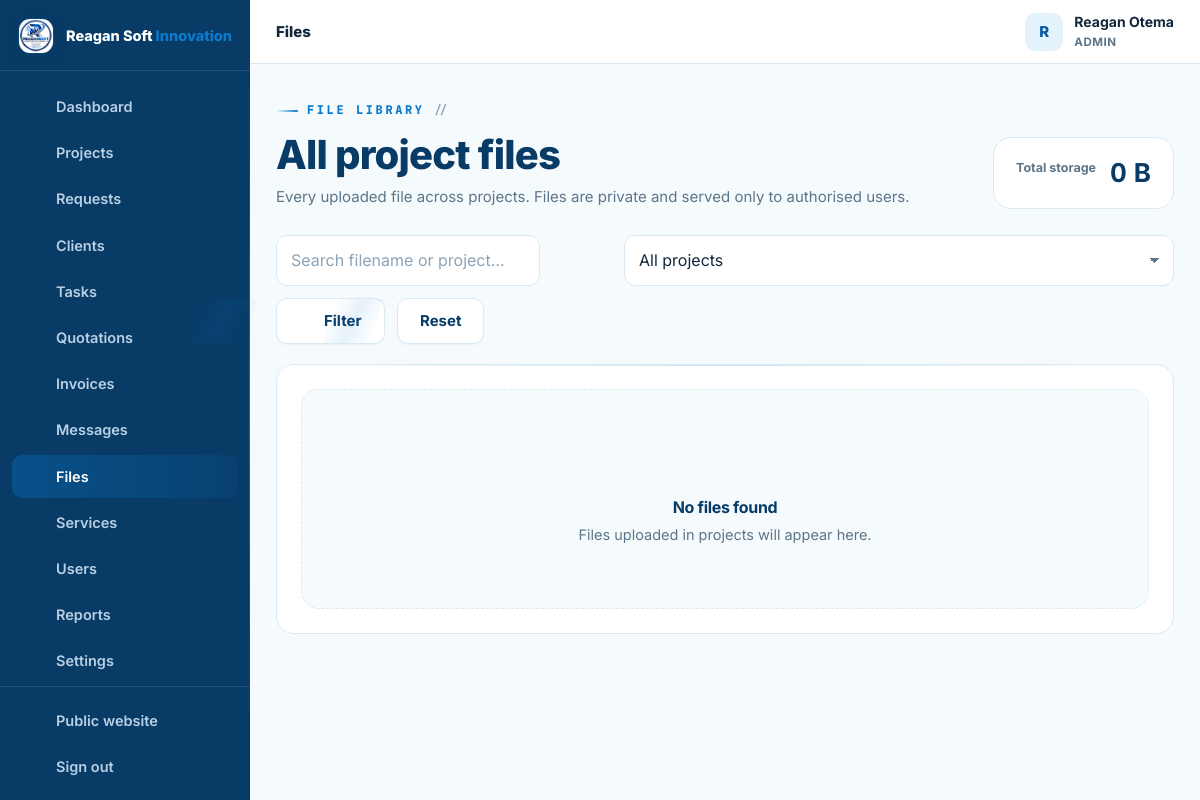
Screenshot of /admin/files.php (signed in) with the database file from the repository.
### tables this page shows
CREATE TABLE IF NOT EXISTS users (
  id INT UNSIGNED AUTO_INCREMENT PRIMARY KEY,
  full_name VARCHAR(150) NOT NULL,
  email VARCHAR(190) NOT NULL UNIQUE,
  phone VARCHAR(40) NULL,
  password_hash VARCHAR(255) NOT NULL,
  role ENUM('admin','staff','client') NOT NULL DEFAULT 'client',
  company VARCHAR(190) NULL,
  address VARCHAR(255) NULL,
  avatar VARCHAR(255) NULL,
  active TINYINT(1) NOT NULL DEFAULT 1,
  failed_logins INT UNSIGNED NOT NULL DEFAULT 0,
  locked_until DATETIME NULL,
  last_login_at DATETIME NULL,
  created_at TIMESTAMP DEFAULT CURRENT_TIMESTAMP,
  updated_at TIMESTAMP DEFAULT CURRENT_TIMESTAMP ON UPDATE CURRENT_TIMESTAMP,
  INDEX idx_users_role (role),
  INDEX idx_users_active (active)
);

### config/config.php (called while the page is built, shortened)
<?php
function db(): PDO {
    static $pdo = null;
    if ($pdo === null) {
        try {
            $pdo = new PDO(
                'mysql:host=' . DB_HOST . ';dbname=' . DB_NAME . ';charset=utf8mb4',
                DB_USER,
                DB_PASS,
                [
                    PDO::ATTR_ERRMODE            => PDO::ERRMODE_EXCEPTION,
                    PDO::ATTR_DEFAULT_FETCH_MODE => PDO::FETCH_ASSOC,
                    PDO::ATTR_EMULATE_PREPARES   => false,
                    PDO::ATTR_STRINGIFY_FETCHES  => false,
                    PDO::ATTR_TIMEOUT            => 5,
                    PDO::MYSQL_ATTR_INIT_COMMAND => "SET time_zone = '+03:00', NAMES utf8mb4 COLLATE utf8mb4_unicode_ci",
                ]
            );
        } catch (PDOException $e) {
            db_connection_failed($e);
        }
    }
    return $pdo;
}
function e(mixed $value): string {
    return htmlspecialchars((string)($value ?? ''), ENT_QUOTES, 'UTF-8');
}
function flash(string $key, ?string $value = null): ?string {
    $msg = $_SESSION['flash'][$key] ?? null;
    return $msg;
}
function app_url(string $path = ''): string {
    return APP_URL . ($path === '' ? '' : '/' . ltrim($path, '/'));
}
function current_user(): ?array {
    static $user = false;
    if ($user === false) {
        if (empty($_SESSION['user_id'])) {
            $user = null;
        } else {
            $st = db()->prepare('SELECT * FROM users WHERE id = ? AND active = 1 LIMIT 1');
            $st->execute([(int)$_SESSION['user_id']]);
            $user = $st->fetch() ?: null;
        }
    }
    return $user;
}
function is_logged_in(): bool {
    return current_user() !== null;
}
function user_role(): ?string {
    $u = current_user();
    return $u['role'] ?? null;
}
function require_login(): void {
    if (!is_logged_in()) {
        $_SESSION['intended'] = $_SERVER['REQUEST_URI'] ?? '';
        flash('error', 'Please sign in to continue.');
        redirect(app_url('login.php'));
    }
}
function require_staff(): void {
    require_login();
}
require_once __DIR__ . '/../inc/functions.php';

### admin/files.php (the view, shortened to what this page needs)
<?php
require __DIR__ . '/../config/config.php';
require_staff();
$pdo = db();
$q = trim($_GET['q'] ?? '');
$folder = $_GET['folder'] ?? '';
$page = max(1, (int)($_GET['page'] ?? 1));
$perPage = 20;
$where = ['1=1'];
$params = [];
$whereSql = implode(' AND ', $where);
$count = $pdo->prepare("SELECT COUNT(*) c FROM project_files f JOIN projects p ON p.id = f.project_id JOIN users u ON u.id = f.uploader_id WHERE $whereSql");
$count->execute($params);
$pg = paginate((int)$count->fetch()['c'], $perPage, $page);
$sql = "SELECT f.*, u.full_name AS uploader_name, u.role AS uploader_role, p.title AS project_title, p.ref_no, p.id AS project_id
        FROM project_files f
        JOIN projects p ON p.id = f.project_id
        JOIN users u ON u.id = f.uploader_id
        WHERE $whereSql
        ORDER BY f.created_at DESC
        LIMIT $perPage OFFSET {$pg['offset']}";
$stm = $pdo->prepare($sql); $stm->execute($params);
$files = $stm->fetchAll();
$base = 'files.php?q=' . urlencode($q) . '&folder=' . urlencode($folder);
$totalBytes = (float)$pdo->query("SELECT COALESCE(SUM(size_bytes),0) s FROM project_files")->fetch()['s'];
function human_bytes(float $bytes): string {
    return (int)$bytes . ' B';
}
dashboard_head(['title' => 'Files', 'active' => 'files', 'crumb' => 'Files']);
?>
<div class="dash-head">
  <div>
    <span class="eyebrow">File library</span>
    <h2>All project files</h2>
    <p class="sub">Every uploaded file across projects. Files are private and served only to authorised users.</p>
  </div>
  <div class="stat"><small>Total storage</small><strong><?= human_bytes($totalBytes) ?></strong></div>
</div>
<form class="toolbar" method="get" action="files.php">
  <div class="field" style="margin:0;flex-grow:1;max-width:360px">
    <input class="input" id="q" name="q" type="search" placeholder="Search filename or project…" value="<?= e($q) ?>">
  </div>
  <div class="field" style="margin:0"><label class="visually-hidden" for="folder">Project</label>
    <select class="select" id="folder" name="folder">
      <option value="">All projects</option>
    </select>
  </div>
  <button class="btn btn-ghost" type="submit"><?= icon('search') ?> Filter</button>
  <a class="btn btn-ghost" href="files.php">Reset</a>
</form>
<section class="panel">
  <?php if ($files): ?>
    <div class="grid-3">
      <?php foreach ($files as $f): $ext = strtolower(pathinfo($f['original_name'], PATHINFO_EXTENSION)); ?>
        <article class="file-card stack">
          <div style="display:flex;gap:12px;align-items:center">
            <span class="fc-icon"><?= icon(in_array($ext, ['pdf'], true) ? 'doc' : 'file') ?></span>
            <div style="min-width:0">
              <b class="small"><?= e($f['original_name']) ?></b>
              <div class="row-sub"><?= human_bytes((float)$f['size_bytes']) ?> · <?= strtoupper((string)$ext) ?></div>
            </div>
          </div>
          <div class="kv" style="padding:5px 0"><span>Project</span><span><a href="<?= app_url('admin/project.php?id=' . (int)$f['project_id'] . '&tab=files') ?>"><?= e($f['ref_no']) ?></a></span></div>
          <div class="kv" style="padding:5px 0"><span>Uploaded by</span><span><?= e($f['uploader_name']) ?></span></div>
          <div class="kv" style="padding:5px 0"><span>Uploaded</span><span><?= time_ago($f['created_at']) ?></span></div>
          <div style="display:flex;gap:8px;margin-top:auto;padding-top:10px;flex-wrap:wrap">
            <a class="btn btn-primary btn-sm" href="<?= app_url('download.php?id=' . (int)$f['id']) ?>"><?= icon('download') ?> Download</a>
            <?php if (user_role() === 'admin'): ?>
              <form method="post" data-confirm="Delete this file permanently?">
                <?= csrf_field() ?>
                <input type="hidden" name="action" value="delete_file">
                <input type="hidden" name="file_id" value="<?= (int)$f['id'] ?>">
                <button class="btn btn-danger btn-sm" type="submit"><?= icon('trash') ?> Delete</button>
              </form>
            <?php endif; ?>
          </div>
        </article>
      <?php endforeach; ?>
    </div>
    <?php pagination_links($pg['totalPages'], $pg['page'], $base); ?>
  <?php else: ?>
    <div class="empty"><?= icon('file') ?><h4>No files found</h4><p><?= $q ? 'No files match your search.' : 'Files uploaded in projects will appear here.' ?></p></div>
  <?php endif; ?>
</section>
<?php dashboard_footer(); ?>

### inc/layout.php (shortened to what this page needs)
<?php
function dashboard_nav_items(): array {
    $role = user_role();
    $client = [
        ['dashboard', 'Dashboard', app_url('client/index.php'), 'dashboard'],
        ['projects', 'My Projects', app_url('client/projects.php'), 'folder'],
        ['request', 'New Request', app_url('client/request.php'), 'plus'],
        ['messages', 'Messages', app_url('client/messages.php'), 'chat'],
        ['files', 'Files', app_url('client/files.php'), 'file'],
        ['notifications', 'Notifications', app_url('client/notifications.php'), 'bell'],
        ['profile', 'Profile', app_url('client/profile.php'), 'user'],
    ];
    $staff = [
        ['dashboard', 'Dashboard', app_url('admin/index.php'), 'dashboard'],
        ['projects', 'Projects', app_url('admin/projects.php'), 'folder'],
        ['requests', 'Requests', app_url('admin/requests.php'), 'inbox'],
        ['clients', 'Clients', app_url('admin/clients.php'), 'users'],
        ['tasks', 'Tasks', app_url('admin/tasks.php'), 'list'],
        ['quotations', 'Quotations', app_url('admin/quotations.php'), 'doc'],
        ['invoices', 'Invoices', app_url('admin/invoices.php'), 'money'],
        ['messages', 'Messages', app_url('admin/messages.php'), 'chat'],
        ['files', 'Files', app_url('admin/files.php'), 'file'],
    ];
    if ($role === 'admin') {
        $staff = array_merge($staff, [
            ['services', 'Services', app_url('admin/services.php'), 'globe'],
            ['users', 'Users', app_url('admin/users.php'), 'users'],
            ['reports', 'Reports', app_url('admin/reports.php'), 'chart'],
            ['settings', 'Settings', app_url('admin/settings.php'), 'settings'],
            ['audit', 'Audit Logs', app_url('admin/audit.php'), 'search'],
        ]);
    }
    return $role === 'client' ? $client : $staff;
}
function dashboard_head(array $page = []): void {
    $user = current_user();
    $role = user_role();
    $items = dashboard_nav_items();
    $active = $page['active'] ?? '';
    $loginUrl = $role === 'client' ? app_url('client/index.php') : app_url('admin/index.php');
    ?>
<!doctype html>
<html lang="en">
<head>
<link rel="stylesheet" href="<?= app_url('assets/css/style.css') ?>">
<link rel="stylesheet" href="<?= app_url('assets/css/tech.css') ?>">
</head>
<body class="dash-body">
<div class="dash-layout">
  <aside class="sidebar" id="sidebar" aria-label="Portal navigation">
    <div class="sidebar-brand">
      <a class="brand" href="<?= $loginUrl ?>">
        <img src="<?= app_url('assets/img/reagansoftinnovation-logo.jpeg') ?>" alt="" width="38" height="38">
        <span class="brand-text">Reagan Soft <b>Innovation</b></span>
      </a>
    </div>
    <nav class="side-nav">
      <?php foreach ($items as $it): ?>
        <a href="<?= e($it[2]) ?>" class="<?= $active === $it[0] ? 'active' : '' ?>">
          <?= icon($it[3]) ?><span><?= e($it[1]) ?></span>
        </a>
      <?php endforeach; ?>
    </nav>
    <div class="side-bottom">
      <a href="<?= app_url($role !== 'client' ? 'index.php' : 'index.php') ?>"><?= icon('globe') ?><span>Public website</span></a>
      <a href="<?= app_url('logout.php') ?>"><?= icon('logout') ?><span>Sign out</span></a>
    </div>
  </aside>
  <div class="dash-shell">
    <header class="dash-topbar">
      <div class="dash-topbar-title">
        <span class="dash-crumb"><?= e($page['crumb'] ?? 'Portal') ?></span>
      </div>
      <div class="dash-topbar-right">
        <div class="user-chip">
          <span class="user-avatar"><?= e(mb_strtoupper(mb_substr($user['full_name'] ?? '?', 0, 1))) ?></span>
          <div class="user-meta">
            <strong><?= e($user['full_name'] ?? '') ?></strong>
            <small><?= e(mb_strtoupper($role)) ?></small>
          </div>
        </div>
      </div>
    </header>
    <main class="dash-main" id="main">
<?php
}
function dashboard_footer(): void {
    ?>
    </main>
  </div>
</div>
</body>
</html>
<?php
}

### assets/css/tech.css (style rules this page uses)
:root { --font-disp: 'Space Grotesk', 'Inter', system-ui, -apple-system, sans-serif; --font-mono: 'JetBrains Mono', 'SFMono-Regular', Consolas, 'Liberation Mono', monospace; --pg: #0a7bce; --pgl: #8fd8ff; --grid: rgba(10, 123, 206, .09); --grid-lg: rgba(10, 123, 206, .16); --grid-dk: rgba(143, 216, 255, .12); --grid-dk-lg: rgba(143, 216, 255, .22); }
.eyebrow { font-family: var(--font-mono); letter-spacing: 2.6px; display: inline-flex; align-items: center; gap: 9px; }
.eyebrow::before { content: ''; width: 22px; height: 2px; background: linear-gradient(90deg, transparent, var(--pg)); border-radius: 2px; }
.eyebrow::after { content: '//'; color: var(--faint); letter-spacing: 0; font-weight: 600; }
.btn { will-change: transform; }
.btn::after { content: ''; position: absolute; top: 0; left: -80%; width: 55%; height: 100%; background: linear-gradient(100deg, transparent, rgba(255,255,255,.36), transparent); transform: skewX(-18deg); transition: left .5s ease; pointer-events: none; }
.btn-ghost::after, .btn-outline::after { background: linear-gradient(100deg, transparent, rgba(10,123,206,.10), transparent); }
.panel { position: relative; }
.panel::after { content: ''; position: absolute; top: 0; left: 18px; right: 18px; height: 1px; background: linear-gradient(90deg, transparent, rgba(10,123,206,.22), transparent); border-radius: 1px; }
.deposit-ribbon .dr-chip, .hero-price-item .hp-value, .stat strong, .sidebar-stat b { font-variant-numeric: tabular-nums; }
.sidebar::after { content: ''; position: absolute; right: 0; top: 8%; bottom: 8%; width: 1px; background: linear-gradient(180deg, transparent, rgba(143,216,255,.28), transparent); }
.side-nav a { position: relative; }
.side-nav a.active { background: linear-gradient(90deg, rgba(10,123,206,.34), rgba(10,123,206,.10)); color: #fff; }
.stat { position: relative; overflow: hidden; }
.stat::after { content: ''; position: absolute; right: -34px; top: -34px; width: 96px; height: 96px; border-radius: 50%; background: radial-gradient(circle, rgba(30,158,234,.14), transparent 70%); }

### rows the page displays
users: full_name "R", full_name "Reagan Otema", role "ADMIN"

### other values shown
$it[1] "Dashboard"
$it[1] "Projects"
$it[1] "Requests"
$it[1] "Clients"
$it[1] "Tasks"
$it[1] "Quotations"
$it[1] "Invoices"
$it[1] "Messages"
$it[1] "Files"
$it[1] "Services"
$it[1] "Users"
$it[1] "Reports"
$it[1] "Settings"
$page['crumb'] "Files"
human_bytes($totalBytes) "0 B"
